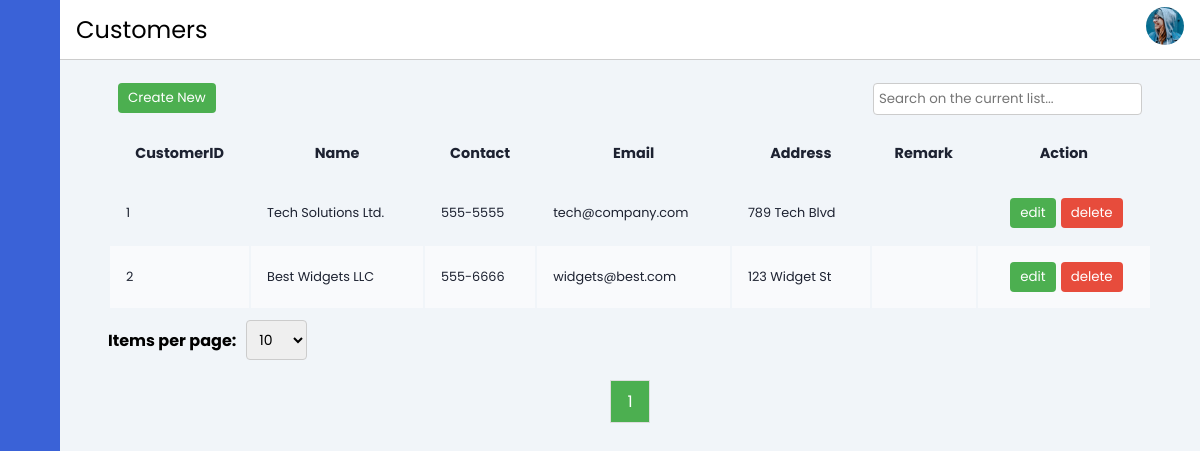
Page /layout/customer.php?page=2&itemsPerPage=10 on the earlier database version.
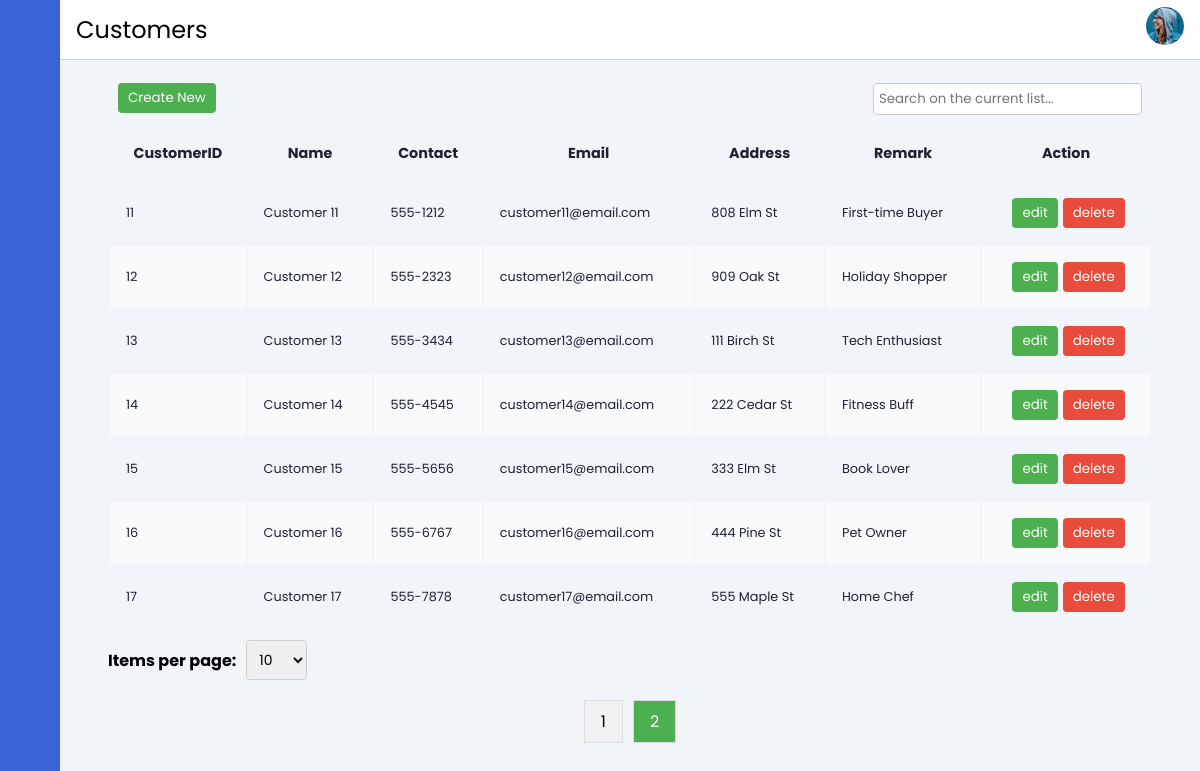
Same page on the later database version.
### tables this page shows
CREATE TABLE IF NOT EXISTS Customer (
    CustomerID INT AUTO_INCREMENT PRIMARY KEY,
    Name VARCHAR(255) NOT NULL,
    Contact VARCHAR(20),
    Email VARCHAR(255),
    Address VARCHAR(255),
    Remark VARCHAR(255)
);

### layout/customer.php (the view, shortened to what this page needs)
<?php
include '../contain/header.php';
include("../database/database-connect.php");
$itemsPerPage = isset($_GET['itemsPerPage']) ? (int) $_GET['itemsPerPage'] : 10;
$sqlTotalCustomers = "SELECT COUNT(*) FROM Customer";
$resultTotalCustomers = $conn->query($sqlTotalCustomers);
if ($resultTotalCustomers) {
    $totalCustomers = $resultTotalCustomers->fetch_row()[0];
    $totalPages = $totalCustomers > 0 ? ceil($totalCustomers / $itemsPerPage) : 1;
} else {
    echo "Error fetching total customers: " . $conn->error;
    exit();
}
$current_page = isset($_GET['page']) ? $_GET['page'] : 1;
$current_page = max(1, min($totalPages, $current_page));
$offset = ($current_page - 1) * $itemsPerPage;
$sqlSubsetCustomers = "SELECT * FROM Customer LIMIT ? OFFSET ?";
$stmtSubsetCustomers = $conn->prepare($sqlSubsetCustomers);
$stmtSubsetCustomers->bind_param("ii", $itemsPerPage, $offset);
$stmtSubsetCustomers->execute();
$resultSubsetCustomers = $stmtSubsetCustomers->get_result();
$subsetCustomers = $resultSubsetCustomers->fetch_all(MYSQLI_ASSOC);
?>
<div class="main-content">
    <?php
    include '../contain/horizontal-bar.php';
    ?>
    <main>
        <div class="button-and-search">
            <form method="POST">
                <button name="Cnew">Create New</button>
            </form>
            <input type="text" id="searchInput" placeholder="Search on the current list..." onkeyup="searchTable()">
        </div>
        <div class="table-responsive">
            <table id="myTable" class="table-container" style="width:100%">
                <thead>
                    <tr>
                        <th>CustomerID</th>
                        <th>Name</th>
                        <th>Contact</th>
                        <th>Email</th>
                        <th>Address</th>
                        <th>Remark</th>
                        <th>Action</th>
                    </tr>
                </thead>
                <tbody id="tableBody">
                    <?php if (empty($subsetCustomers)): ?>
                        <tr>
                            <td colspan="7">No data available</td>
                        </tr>
                    <?php else: ?>
                        <?php foreach ($subsetCustomers as $customer): ?>
                            <tr>
                                <td>
                                    <?= $customer['CustomerID'] ?>
                                </td>
                                <td>
                                    <?= $customer['Name'] ?>
                                </td>
                                <td>
                                    <?= $customer['Contact'] ?>
                                </td>
                                <td>
                                    <?= $customer['Email'] ?>
                                </td>
                                <td>
                                    <?= $customer['Address'] ?>
                                </td>
                                <td>
                                    <?= $customer['Remark'] ?>
                                </td>
                                <td>
                                    <form method="GET" action="customer-edit.php">
                                        <button class="edit" type="submit">edit</button>
                                    </form>
                                    <form method="POST">
                                        <button class="delete" name="deleteCustomer" type="submit"
                                            onclick="return confirm('Are you sure you want to delete this customer?')">delete
                                        </button>
                                    </form>
                                </td>
                            </tr>
                        <?php endforeach; ?>
                    <?php endif; ?>
                </tbody>
            </table>
        </div>
        <form method="GET" class="pagination-form">
            <label for="itemsPerPage">Items per page:</label>
            <select id="itemsPerPage" name="itemsPerPage" onchange="this.form.submit()">
                <option value="10" <?= $itemsPerPage == 10 ? 'selected' : '' ?>>10</option>
            </select>
        </form>
        <div id="pagination" class="pagination">
            <?php for ($page = 1; $page <= $totalPages; $page++): ?>
                <a href="?page=<?= $page ?>&itemsPerPage=<?= $itemsPerPage ?>" <?= $page == $current_page ? 'class="active"' : '' ?>>
                    <?= $page ?>
                </a>
            <?php endfor; ?>
        </div>
    </main>
</div>
</body>
</html>

Differences in the rows shown:
no longer on this page (row edited): customer: CustomerID "1", Name "Tech Solutions Ltd.", Contact "555-5555", Email "tech@company.com", Address "789 Tech Blvd"
no longer on this page (row edited): customer: CustomerID "2", Name "Best Widgets LLC", Contact "555-6666", Email "widgets@best.com", Address "123 Widget St"
added customer: CustomerID "11", Name "Customer 11", Contact "555-1212", Email "customer11@email.com", Address "808 Elm St", Remark "First-time Buyer"
added customer: CustomerID "12", Name "Customer 12", Contact "555-2323", Email "customer12@email.com", Address "909 Oak St", Remark "Holiday Shopper"
added customer: CustomerID "13", Name "Customer 13", Contact "555-3434", Email "customer13@email.com", Address "111 Birch St", Remark "Tech Enthusiast"
added customer: CustomerID "14", Name "Customer 14", Contact "555-4545", Email "customer14@email.com", Address "222 Cedar St", Remark "Fitness Buff"
added customer: CustomerID "15", Name "Customer 15", Contact "555-5656", Email "customer15@email.com", Address "333 Elm St", Remark "Book Lover"
added customer: CustomerID "16", Name "Customer 16", Contact "555-6767", Email "customer16@email.com", Address "444 Pine St", Remark "Pet Owner"
added customer: CustomerID "17", Name "Customer 17", Contact "555-7878", Email "customer17@email.com", Address "555 Maple St", Remark "Home Chef"
Other differences:
new list line: "2"
